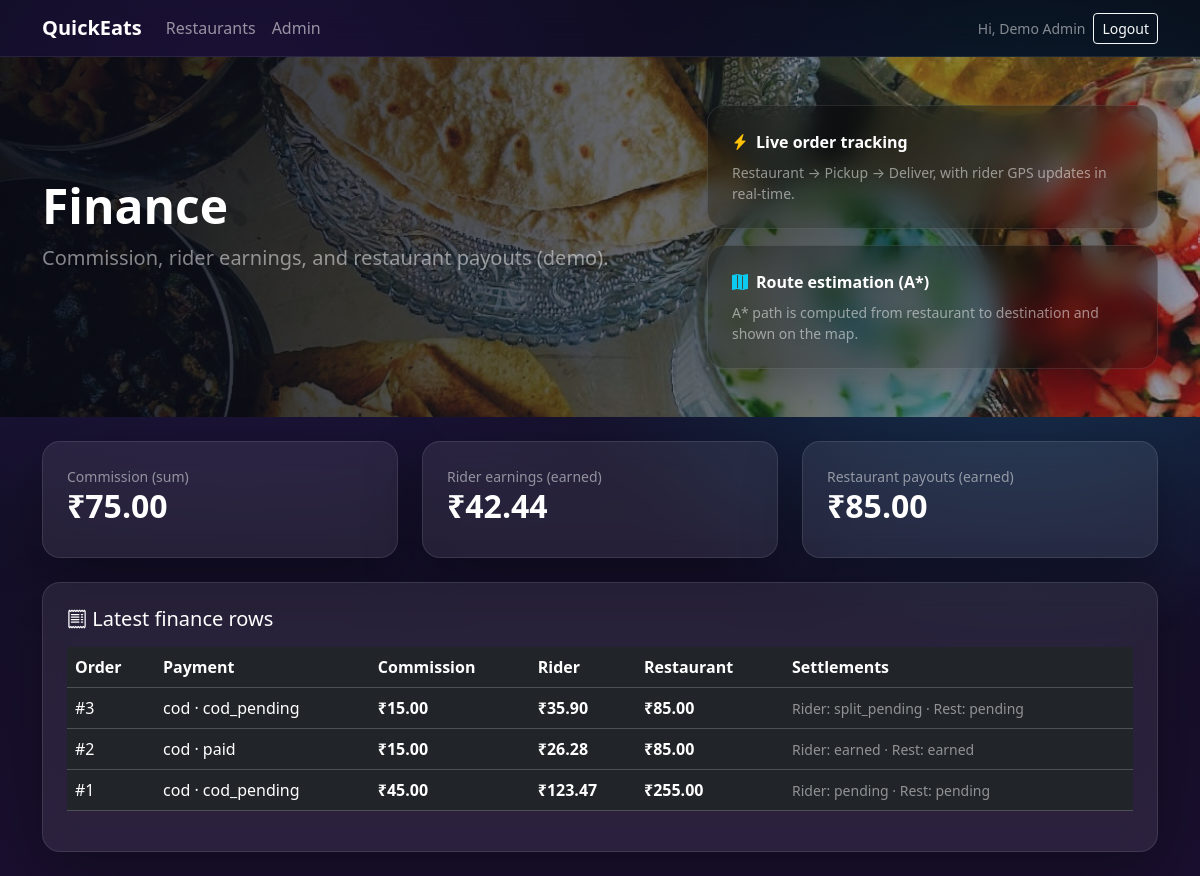
The page /admin/finance (signed in) on the database its author committed.
### app/models.py (models this page shows, shortened)
class User(db.Model, UserMixin):
    id = db.Column(db.Integer, primary_key=True)
    email = db.Column(db.String(255), unique=True, nullable=False, index=True)
    password_hash = db.Column(db.String(255), nullable=False)
    full_name = db.Column(db.String(120), nullable=False)
    phone = db.Column(db.String(30), nullable=True)
    role = db.Column(db.String(40), nullable=False, index=True)
    is_active = db.Column(db.Boolean, default=True, nullable=False)
    address = db.Column(db.String(255), nullable=True)
    lat = db.Column(db.Float, nullable=True)
    lng = db.Column(db.Float, nullable=True)
    created_at = db.Column(db.DateTime, default=utcnow, nullable=False)
    restaurant = db.relationship("Restaurant", back_populates="owner", uselist=False)

class OrderFinance(db.Model):
    order_id = db.Column(db.Integer, db.ForeignKey("order.id"), primary_key=True)
    payment_method = db.Column(db.String(40), nullable=False, default="cod")
    payment_status = db.Column(db.String(40), nullable=False, default="pending")
    restaurant_settlement_status = db.Column(db.String(40), nullable=False, default="pending")
    rider_settlement_status = db.Column(db.String(40), nullable=False, default="pending")
    distance_m = db.Column(db.Float, nullable=True)
    duration_s = db.Column(db.Float, nullable=True)
    platform_commission_cents = db.Column(db.Integer, nullable=False, default=0)
    rider_earning_cents = db.Column(db.Integer, nullable=False, default=0)
    restaurant_payout_cents = db.Column(db.Integer, nullable=False, default=0)
    created_at = db.Column(db.DateTime, default=utcnow, nullable=False)
    order = db.relationship("Order")

### app/web/admin.py (the view)
@bp.get("/finance")
@role_required(Role.ADMIN.value)
def finance():
    rows = (
        OrderFinance.query.join(Order, OrderFinance.order_id == Order.id)
        .order_by(OrderFinance.created_at.desc())
        .limit(200)
        .all()
    )
    rider_total = sum(e.amount_cents for e in RiderEarning.query.filter_by(status="earned").all())
    totals = {
        "commission": sum(r.platform_commission_cents for r in rows),
        "rider": rider_total,
        "payout": sum(r.restaurant_payout_cents for r in rows if r.restaurant_settlement_status == "earned"),
    }
    return render_template("admin/finance.html", rows=rows, totals=totals)

### app/models.py (called while the page is built)
@login_manager.user_loader
def load_user(user_id: str):
    return db.session.get(User, int(user_id))

### app/utils.py (called while the page is built)
def role_required(*roles: str):
    def decorator(fn):
        @wraps(fn)
        @login_required
        def wrapper(*args, **kwargs):
            if not current_user.is_authenticated:
                abort(401)
            if current_user.role not in roles and not getattr(current_user, "is_admin", False):
                abort(403)
            return fn(*args, **kwargs)
        return wrapper
    return decorator

def format_money(cents: int) -> str:
    return f"₹{(cents or 0) / 100:.2f}"

### app/templates/admin/finance.html (shortened to what this page needs)
{% extends "base.html" %}
{% block hero_title %}Finance{% endblock %}
{% block hero_subtitle %}Commission, rider earnings, and restaurant payouts (demo).{% endblock %}
{% block content %}
  <div class="row g-4">
    <div class="col-lg-4">
      <div class="card card-glass p-4">
        <div class="text-white-50 small">Commission (sum)</div>
        <div class="h2 text-white fw-bold">{{ totals.commission|money }}</div>
      </div>
    </div>
    <div class="col-lg-4">
      <div class="card card-glass p-4">
        <div class="text-white-50 small">Rider earnings (earned)</div>
        <div class="h2 text-white fw-bold">{{ totals.rider|money }}</div>
      </div>
    </div>
    <div class="col-lg-4">
      <div class="card card-glass p-4">
        <div class="text-white-50 small">Restaurant payouts (earned)</div>
        <div class="h2 text-white fw-bold">{{ totals.payout|money }}</div>
      </div>
    </div>
  </div>
  <div class="card card-glass p-4 mt-4">
    <div class="h5 text-white mb-3"><i class="bi bi-receipt"></i> Latest finance rows</div>
    {% if not rows %}
      <div class="text-white-50">No rows.</div>
    {% else %}
      <div class="table-responsive">
        <table class="table table-dark table-hover align-middle">
          <thead>
            <tr>
              <th>Order</th>
              <th>Payment</th>
              <th>Commission</th>
              <th>Rider</th>
              <th>Restaurant</th>
              <th>Settlements</th>
            </tr>
          </thead>
          <tbody>
            {% for f in rows %}
              <tr>
                <td>#{{ f.order_id }}</td>
                <td>{{ f.payment_method }} · {{ f.payment_status }}</td>
                <td class="fw-semibold">{{ f.platform_commission_cents|money }}</td>
                <td class="fw-semibold">{{ f.rider_earning_cents|money }}</td>
                <td class="fw-semibold">{{ f.restaurant_payout_cents|money }}</td>
                <td class="text-white-50 small">Rider: {{ f.rider_settlement_status }} · Rest: {{ f.restaurant_settlement_status }}</td>
              </tr>
            {% endfor %}
          </tbody>
        </table>
      </div>
    {% endif %}
  </div>
{% endblock %}

### app/templates/base.html (shortened to what this page needs)
<!doctype html>
<html lang="en">
  <head>
    <link href="https://cdn.jsdelivr.net/npm/bootstrap@5.3.3/dist/css/bootstrap.min.css" rel="stylesheet" />
    <link href="https://cdn.jsdelivr.net/npm/bootstrap-icons@1.11.3/font/bootstrap-icons.min.css" rel="stylesheet" />
    <link href="{{ url_for('static', filename='css/app.css') }}" rel="stylesheet" />
  </head>
  <body>
    <nav class="navbar navbar-expand-lg navbar-dark glass-nav sticky-top">
      <div class="container">
        <a class="navbar-brand fw-bold" href="{{ url_for('customer.home') }}">QuickEats</a>
        <div class="collapse navbar-collapse" id="nav">
          <ul class="navbar-nav me-auto mb-2 mb-lg-0">
            <li class="nav-item"><a class="nav-link" href="{{ url_for('customer.home') }}">Restaurants</a></li>
            {% if current_user.is_authenticated and current_user.role == 'admin' %}
              <li class="nav-item"><a class="nav-link" href="{{ url_for('admin.dashboard') }}">Admin</a></li>
            {% endif %}
          </ul>
          <div class="d-flex align-items-center gap-2">
            {% if current_user.is_authenticated %}
              <span class="text-white-50 small d-none d-lg-inline">Hi, {{ current_user.full_name }}</span>
              <a class="btn btn-sm btn-outline-light" href="{{ url_for('auth.logout') }}">Logout</a>
            {% else %}
              <a class="btn btn-sm btn-outline-light" href="{{ url_for('auth.login') }}">Login</a>
              <a class="btn btn-sm btn-warning" href="{{ url_for('auth.register') }}">Sign up</a>
            {% endif %}
          </div>
        </div>
      </div>
    </nav>
    <main>
      <section class="hero">
        <div class="container py-5">
          <div class="row align-items-center g-4">
            <div class="col-lg-7">
              <h1 class="display-5 fw-bold text-white mb-2">{% block hero_title %}Order food fast.{% endblock %}</h1>
              <p class="lead text-white-50 mb-4">{% block hero_subtitle %}Swiggy-like demo with live tracking and A* routing.{% endblock %}</p>
            </div>
            <div class="col-lg-5">
              <div class="hero-card p-4">
                <div class="d-flex align-items-center gap-2">
                  <i class="bi bi-lightning-charge-fill text-warning"></i>
                  <div class="text-white fw-semibold">Live order tracking</div>
                </div>
                <div class="small text-white-50 mt-2">
                  Restaurant → Pickup → Deliver, with rider GPS updates in real-time.
                </div>
              </div>
              <div class="hero-card p-4 mt-3">
                <div class="d-flex align-items-center gap-2">
                  <i class="bi bi-map-fill text-info"></i>
                  <div class="text-white fw-semibold">Route estimation (A*)</div>
                </div>
                <div class="small text-white-50 mt-2">
                  A* path is computed from restaurant to destination and shown on the map.
                </div>
              </div>
            </div>
          </div>
        </div>
        <div class="hero-overlay"></div>
      </section>
      <div class="container my-4">
        {% block content %}{% endblock %}
      </div>
    </main>
  </body>
</html>

### app/static/css/app.css (style rules this page uses)
:root { --bg1:#0b1020; --bg2:#1a0f2e; --glass: rgba(255,255,255,.08); --glass2: rgba(255,255,255,.12); --brand:#fc8019; }
body { background: radial-gradient(1200px 800px at 20% 10%, #2b1b55 0%, transparent 60%), radial-gradient(900px 700px at 85% 30%, #173a5a 0%, transparent 55%), linear-gradient(180deg, var(--bg1) 0%, var(--bg2) 100%); min-height:100vh; }
.glass-nav { background: rgba(0,0,0,.35); backdrop-filter: blur(14px); border-bottom: 1px solid rgba(255,255,255,.08); }
.hero { position: relative; overflow: hidden; background-image: url("../img/hero.jpg"); background-size: cover; background-position: center; }
.hero-overlay { position:absolute; inset:0; background: linear-gradient(90deg, rgba(8,10,20,.92) 0%, rgba(8,10,20,.60) 55%, rgba(8,10,20,.25) 100%); pointer-events:none; }
.hero .container { position:relative; z-index:1; }
.hero-card { background: rgba(0,0,0,.35); border: 1px solid rgba(255,255,255,.10); border-radius: 18px; backdrop-filter: blur(12px); box-shadow: 0 20px 60px rgba(0,0,0,.35); transform: translateY(0); transition: transform .2s ease, border-color .2s ease; }
.card-glass { background: var(--glass); border: 1px solid rgba(255,255,255,.10); border-radius: 18px; backdrop-filter: blur(14px); box-shadow: 0 20px 60px rgba(0,0,0,.30); }

### rows shown on the page
User: full_name "Demo Admin"
OrderFinance: order_id "3", payment_method "cod", payment_status "cod_pending", platform_commission_cents "₹15.00", rider_earning_cents "₹35.90", restaurant_payout_cents "₹85.00", rider_settlement_status "split_pending", restaurant_settlement_status "pending"
OrderFinance: order_id "2", payment_method "cod", payment_status "paid", platform_commission_cents "₹15.00", rider_earning_cents "₹26.28", restaurant_payout_cents "₹85.00", rider_settlement_status "earned", restaurant_settlement_status "earned"
OrderFinance: order_id "1", payment_method "cod", payment_status "cod_pending", platform_commission_cents "₹45.00", rider_earning_cents "₹123.47", restaurant_payout_cents "₹255.00", rider_settlement_status "pending", restaurant_settlement_status "pending"

### other values the page prints
{{ totals.commission|money }} "₹75.00"
{{ totals.rider|money }} "₹42.44"
{{ totals.payout|money }} "₹85.00"
